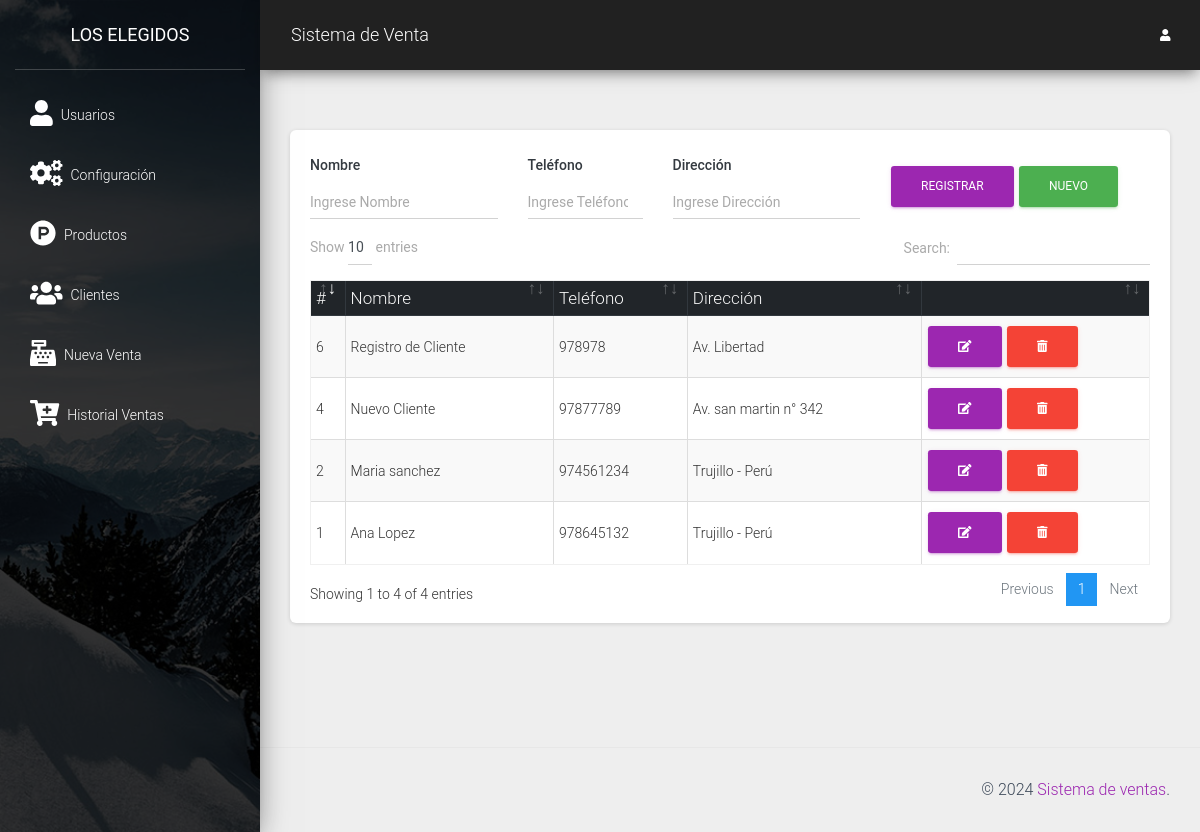
Screenshot of /src/clientes.php (signed in) with the database file from the repository.
### tables this page shows
CREATE TABLE `cliente` (
  `idcliente` int(11) NOT NULL,
  `nombre` varchar(100) NOT NULL,
  `telefono` varchar(15) NOT NULL,
  `direccion` varchar(200) NOT NULL
);

### src/clientes.php (the view, shortened to what this page needs)
<?php
include "../conexion.php";
include_once "includes/header.php";
?>
<div class="card">
    <div class="card-body">
        <div class="row">
            <div class="col-md-12">
                <form action="" method="post" autocomplete="off" id="formulario">
                    <div class="row">
                        <div class="col-md-3">
                            <div class="form-group">
                                <label for="nombre" class="text-dark font-weight-bold">Nombre</label>
                                <input type="text" placeholder="Ingrese Nombre" name="nombre" id="nombre" class="form-control">
                            </div>
                        </div>
                        <div class="col-md-2">
                            <div class="form-group">
                                <label for="telefono" class="text-dark font-weight-bold">Teléfono</label>
                                <input type="number" placeholder="Ingrese Teléfono" name="telefono" id="telefono" class="form-control">
                            </div>
                        </div>
                        <div class="col-md-3">
                            <div class="form-group">
                                <label for="direccion" class="text-dark font-weight-bold">Dirección</label>
                                <input type="text" placeholder="Ingrese Dirección" name="direccion" id="direccion" class="form-control">
                            </div>
                        </div>
                        <div class="col-md-4 mt-3">
                            <input type="submit" value="Registrar" class="btn btn-primary" id="btnAccion">
                            <input type="button" value="Nuevo" class="btn btn-success" id="btnNuevo" onclick="limpiar()">
                        </div>
                    </div>
                </form>
            </div>
            <div class="col-md-12">
                <div class="table-responsive">
                    <table class="table table-striped table-bordered" id="tbl">
                        <thead class="thead-dark">
                            <tr>
                                <th>#</th>
                                <th>Nombre</th>
                                <th>Teléfono</th>
                                <th>Dirección</th>
                                <th></th>
                            </tr>
                        </thead>
                        <tbody>
                            <?php
                            $query = $conexion->prepare("SELECT * FROM cliente");
                            $query->execute();
                            $clientes = $query->fetchAll();
                            foreach ($clientes as $data) { ?>
                                <tr>
                                    <td><?php echo $data['idcliente']; ?></td>
                                    <td><?php echo $data['nombre']; ?></td>
                                    <td><?php echo $data['telefono']; ?></td>
                                    <td><?php echo $data['direccion']; ?></td>
                                    <td>
                                        <a href="#" onclick="editarCliente(<?php echo $data['idcliente']; ?>)" class="btn btn-primary"><i class='fas fa-edit'></i></a>
                                        <form action="eliminar_cliente.php?id=<?php echo $data['idcliente']; ?>" method="post" class="confirmar d-inline">
                                            <button class="btn btn-danger" type="submit"><i class='fas fa-trash-alt'></i> </button>
                                        </form>
                                    </td>
                                </tr>
                            <?php } ?>
                        </tbody>
                    </table>
                </div>
            </div>
        </div>
    </div>
</div>
<?php include_once "includes/footer.php"; ?>

### rows the page displays
cliente: idcliente "1", nombre "Ana Lopez", telefono "978645132", direccion "Trujillo - Perú"
cliente: idcliente "2", nombre "Maria sanchez", telefono "974561234", direccion "Trujillo - Perú"
cliente: idcliente "4", nombre "Nuevo Cliente", telefono "97877789", direccion "Av. san martin n° 342"
cliente: idcliente "6", nombre "Registro de Cliente", telefono "978978", direccion "Av. Libertad"
